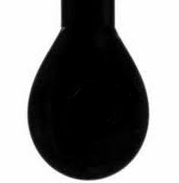
#> input picture img/kap.png, 179 x 183 px, found by its file name
$ python kap.py
#> lines starting #> are read from the running program, lines starting #| are printed output that depends on the picture; after the words box and inside, x2 and y2 are one past the last pixel; in counts of white or black regions, pixels touching at a corner belong together; long printed decimals are rounded
# hej hej hej
import cv2
import numpy as np
from matplotlib import pyplot as plt
# ovo je moja izmjena
#smajla
#jope
#Fire and wind come from the sky, from the gods of the sky! But Crom is your god, Crom and he lives in the earth!

kap = cv2.imread(r'img\kap.png') #ucitavanje slike kapi
#> kap is the input picture: shape (183, 179, 3); min 0, max 255, mean 131.1
kruznica_kap = kap.copy()
kap_bw = cv2.threshold(kap, 128, 255, cv2.THRESH_BINARY)[1] #pretvaranje u crno bijelu sliku
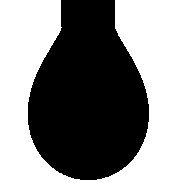
#> kap_bw: shape (183, 179, 3); 50.9% white; 1 black region, box (x1, y1, x2, y2) and area: (28, 0, 149, 180) 16068
#moja izmjena
####
gray_kap = cv2.cvtColor(kruznica_kap, cv2.COLOR_BGR2GRAY)
contura_kap = cv2.Canny(gray_kap, 100, 255)
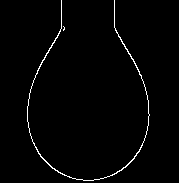
#> contura_kap: shape (183, 179); 1.6% white in thin lines or dots, all inside (x1, y1, x2, y2) = (27, 0, 150, 181)
smooth_gray = cv2.GaussianBlur(contura_kap, (3, 3), 2, 2)
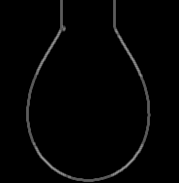
#> smooth_gray: shape (183, 179); min 0, max 144, mean 4
circles = cv2.HoughCircles(smooth_gray, cv2.HOUGH_GRADIENT, 1, 20,
              param1 = 60,
              param2 = 35,
              minRadius = 0,
              maxRadius = 0)
#> circles = [[87.5, 122.5, 58.5]]
circles = np.uint16(np.around(circles))
#> circles = [[88, 122, 58]]
for i in circles[0,:]:
    cv2.circle(kruznica_kap,(i[0],i[1]),i[2],(125,125,0),1)
    cv2.circle(kruznica_kap,(i[0],i[1]),2,(0,125,125),1)
#> this loop made 1 pass
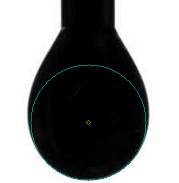
#> kruznica_kap: shape (183, 179, 3); 1.03% of pixels changed, all inside (x1, y1, x2, y2) = (30, 64, 147, 181)
print('srediste, radijus kruga', circles)
#| srediste, radijus kruga [[[ 88 122  58]]]
print('radijus', circles[0][0][2])
#| radijus 58
radijusKruznice_R = circles[0][0][2]
#> radijusKruznice_R = 58
#### pretvaranje slike kapi u grayscale, nalazenje konture kapi kako bi mogli koristiti funkciju HoughCircles
#### iscrtavanje nama zanimljive kruznice

height, width = kap_bw.shape[:2]
#> height = 183; width = 179

crna_sirina = 0
max_sirina = 0
sirina=0
max_red = 0

for i in range(height):
    for j in range(width):
        if kap_bw[i][j][0] == 0:
            crna_sirina += 1
        elif (i == 0) & (j == width-1):
            sirina_igle = crna_sirina ##odredjivanje sirine igle u prvom redu
            crna_sirina = 0
        elif (j == width-1) & (crna_sirina >= max_sirina):
            max_sirina = crna_sirina ##maksimalna sirina kapi
            crna_sirina = 0
        elif (j == width-1) & (crna_sirina > 0):
            zadnjiCrni_red = i #odredjivanje reda pojave zadnjeg crnog piksela
            crna_sirina = 0
#> after the loop, max_sirina = 121; zadnjiCrni_red = 179

redPromjera_Ds = zadnjiCrni_red - max_sirina #odredjivanje reda promjera Ds
#> redPromjera_Ds = 58
pxPromjer_Ds = 0

for j in range(width):
    if kap_bw[redPromjera_Ds][j][0] == 0:
        pxPromjer_Ds += 1
#> after the loop, pxPromjer_Ds = 88

mjerilo = 0.0005/sirina_igle 				#pretpostavka da je sirina igle 0.5 milimetara , [mm/px]
promjer_De = max_sirina*mjerilo
#> promjer_De = 0.00112
promjer_Ds = pxPromjer_Ds*mjerilo
#> promjer_Ds = 0.000815
g = 9.80665
gustocaKap = 800 							#pretpostavljena gustoca 800kg/m^3

medjuPovrsinska_napetost = g*gustocaKap*promjer_De**2*(promjer_Ds/promjer_De)
#> medjuPovrsinska_napetost = 0.00716

print('height', height)
#| height 183
print('width', width)
#| width 179
print('sirina_igle', sirina_igle)
print('max_sirina, pxPromjer_De', max_sirina)
#| max_sirina, pxPromjer_De 121
print('zadnjiCrni_red', zadnjiCrni_red)
#| zadnjiCrni_red 179
print('mjerilo', mjerilo)
print('promjer_De', promjer_De)
#| promjer_De 0.00112
print('promjer_Ds', promjer_Ds)
#| promjer_Ds 0.0008148
print('medjuPovrsinska_napetost', medjuPovrsinska_napetost)
#| medjuPovrsinska_napetost 0.007162

plt.imshow(kap_bw, interpolation = 'bicubic')
plt.show() #crno bijela slika kapi s koordinatnim sustavom, za provjeru

cv2.imshow('slika', kap_bw)
cv2.imshow('pocetna_kap', kap)
# [5 lines of commented-out code are left out]

cv2.waitKey(0)
cv2.destroyAllWindows()
